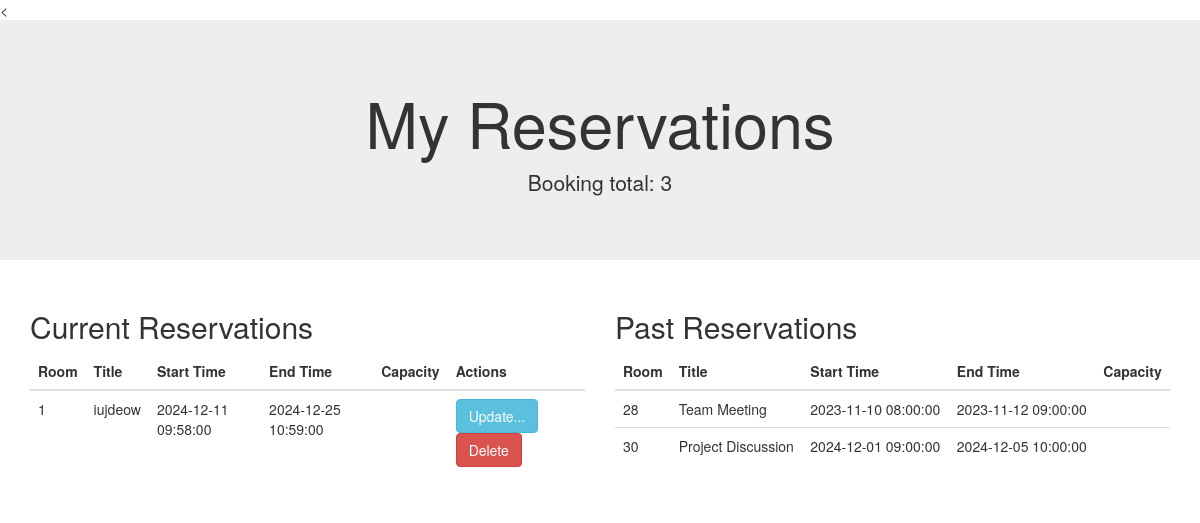
Page /my_reservation.php on the earlier database version.
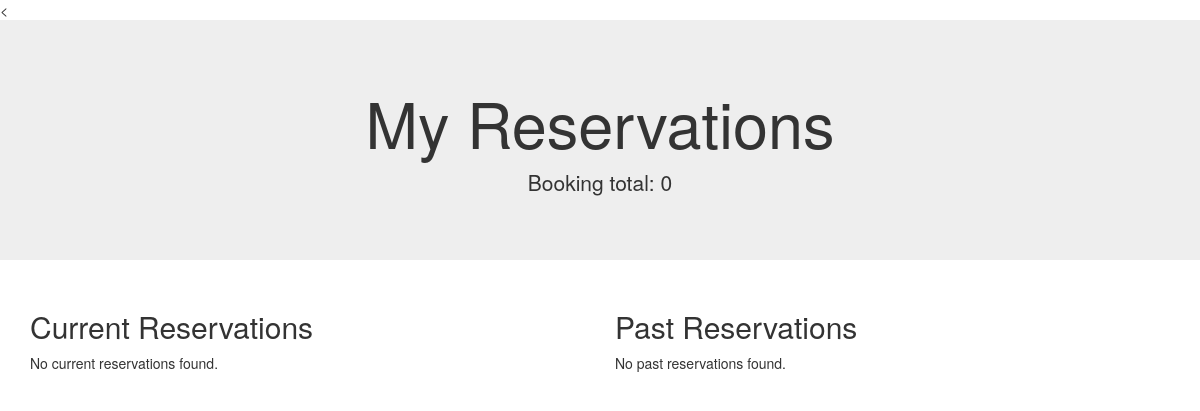
Same page on the later database version.
### tables this page shows
CREATE TABLE `bookings` (
  `Booking_ID` int(11) NOT NULL,
  `user_ID` int(11) NOT NULL,
  `Room_ID` int(11) NOT NULL,
  `Title` varchar(255) NOT NULL,
  `Start_Time` datetime NOT NULL,
  `End_Time` datetime NOT NULL
);

### my_reservation.php (the view, shortened to what this page needs)
<?php
$host = 'localhost';
$user = 'root';
$password = '';
$dbname = 'booking_system';
$port = 3306;
try {
    $dsn = "mysql:host=$host;dbname=$dbname;port=$port";
    $pdo = new PDO($dsn, $user, $password);
    $pdo->setAttribute(PDO::ATTR_ERRMODE, PDO::ERRMODE_EXCEPTION);
} catch (PDOException $e) {
    die("Connection failed: " . $e->getMessage());
}
$current_date = date('Y-m-d H:i:s');
$sql = "SELECT * FROM bookings";
$stmt = $pdo->prepare($sql);
$stmt->execute();
$reservations = $stmt->fetchAll(PDO::FETCH_ASSOC);
$current_reservations = [];
$past_reservations = [];
foreach ($reservations as $reservation) {
    if ($reservation['End_Time'] >= $current_date) {
        $current_reservations[] = $reservation;
    } else {
        $past_reservations[] = $reservation;
    }
}
$total_reservations = count($reservations);
?>
<!DOCTYPE html>
<html lang="en">
<<head>
  <link rel="stylesheet" href="https://maxcdn.bootstrapcdn.com/bootstrap/3.4.1/css/bootstrap.min.css">
</head>
<body>
<div class="jumbotron text-center">
  <h1>My Reservations</h1>
  <p>Booking total: <?php echo $total_reservations; ?> </p>
</div>
<div class="container">
  <div class="row">
    <div class="col-sm-6">
      <h2>Current Reservations</h2>
  <?php if (count($current_reservations) > 0): ?>
    <table class="table">
      <thead>
        <tr>
          <th>Room</th>
          <th>Title</th>
          <th>Start Time</th>
          <th>End Time</th>
          <th>Capacity</th>
          <th>Actions</th>
        </tr>
      </thead>
      <tbody>
        <?php foreach ($current_reservations as $reservation): ?>
          <tr>
            <td><?php echo $reservation['Room_ID']; ?></td>
            <td><?php echo $reservation['Title']; ?></td>
            <td><?php echo $reservation['Start_Time']; ?></td>
            <td><?php echo $reservation['End_Time']; ?></td>
            <td><?php echo $reservation['Capacity']; ?></td>
            <td>
              <form action="update_reservation.php" method="get" style="display:inline;">
                 <button type="submit" class="btn btn-info">Update...</button>
                </form>
                <form action="delete_reservation.php" method="get" style="display:inline;" onsubmit="return confirm('Are you sure you want to delete this reservation?')">
                 <button type="submit" class="btn btn-danger" onclick="return confirm('Are you sure you want to delete this reservation?')">Delete</button>
                </form>
            </td>
          </tr>
        <?php endforeach; ?>
      </tbody>
    </table>
  <?php else: ?>
    <p>No current reservations found.</p>
  <?php endif; ?>
    </div>
    <div class="col-sm-6">
    <h2>Past Reservations</h2>
  <?php if (count($past_reservations) > 0): ?>
    <table class="table">
      <thead>
        <tr>
          <th>Room</th>
          <th>Title</th>
          <th>Start Time</th>
          <th>End Time</th>
          <th>Capacity</th>
        </tr>
      </thead>
      <tbody>
        <?php foreach ($past_reservations as $reservation): ?>
          <tr>
            <td><?php echo $reservation['Room_ID']; ?></td>
            <td><?php echo $reservation['Title']; ?></td>
            <td><?php echo $reservation['Start_Time']; ?></td>
            <td><?php echo $reservation['End_Time']; ?></td>
            <td><?php echo $reservation['Capacity']; ?></td>
          </tr>
        <?php endforeach; ?>
      </tbody>
    </table>
  <?php else: ?>
    <p>No past reservations found.</p>
  <?php endif; ?>
    </div>
  </div>
</div>
</body>
</html>

Differences in the rows shown:
removed bookings: Room_ID "1", Title "iujdeow", Start_Time "2024-12-11 09:58:00", End_Time "2024-12-25 10:59:00", shown under "Current Reservations"
removed bookings: Room_ID "28", Title "Team Meeting", Start_Time "2023-11-10 08:00:00", End_Time "2023-11-12 09:00:00", shown under "Past Reservations"
removed bookings: Room_ID "30", Title "Project Discussion", Start_Time "2024-12-01 09:00:00", End_Time "2024-12-05 10:00:00", shown under "Past Reservations"
Other differences:
$total_reservations: "3" → "0"
text no longer shown: "Room Title Start Time End Time Capacity Actions Room Title Start Time End Time Capacity"
text now shown: "No current reservations found. No past reservations found."
